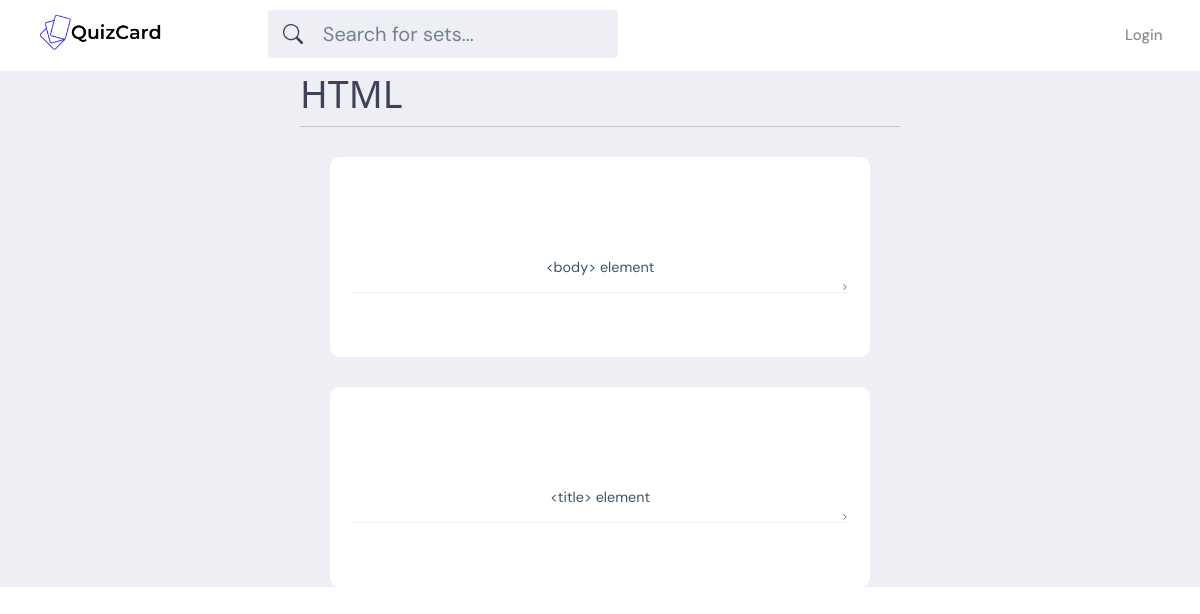
The page /set/3/ on the database its author committed.
### base/models.py (models this page shows, shortened)
class Set(models.Model):
    user = models.ForeignKey(User, on_delete=models.SET_NULL, null=True)
    topic = models.ForeignKey(Topic, on_delete=models.SET_NULL, null=True)
    name = models.CharField(max_length=200)
    updated = models.DateTimeField(auto_now=True)
    created = models.DateTimeField(auto_now_add=True)
    class Meta:
        ordering = ['-updated', '-created']

class Card(models.Model):
    set = models.ForeignKey(Set, on_delete=models.CASCADE)
    front = models.TextField()
    back = models.TextField()
    updated = models.DateTimeField(auto_now=True)
    created = models.DateTimeField(auto_now_add=True)
    class Meta:
        ordering = ['-updated', '-created']

### base/views.py (the view)
# urls.py: path('set/<str:pk>/', views.set, name="set"),
def set(request, pk):
    set = Set.objects.get(id=pk)
    set_cards = set.card_set.all().order_by('-created')
    context = {'set': set, 'set_cards': set_cards}
    return render(request, 'base/set.html', context)

### base/templates/base/set.html (shortened to what this page needs)
{% extends 'main.html' %}
{% block content %}
<div class="card-container content-container">
    <h1>{{set.name}}</h1>
    <hr>
    <div class="card-wrapper">
        {% for card in set_cards %}
            <div class="card-box">
                <details>
                    <summary>
                        <p>{{card.front}}</p>
                    </summary>
                </details>
            </div>
        {% endfor %}
    </div>
</div>
{% endblock content %}

### static/styles/styles.css (style rules this page uses)
:root { --color-main: #3738e2; --color-main-light: #0087FF; --color-dark: #3f4156; --color-dark-medium: #51546e; --color-dark-light: #696d97; --color-light: #fff; --color-gray: #8b8b8b; --color-light-gray: #b2bdbd; --color-bg: #edeff4; --color-success: #5dd693; --color-error: #fc4b0b; }
* { font-family: "DM Sans", -apple-system, BlinkMacSystemFont, "Segoe UI", Roboto, Oxygen, Ubuntu, Cantarell, "Open Sans", "Helvetica Neue", sans-serif; margin: 0; padding: 0; box-sizing: border-box; text-rendering: optimizeLegibility; font-size: inherit; }
html { font-size: 56.25%; }
@media only screen and (min-width: 1200px) { html { font-size: 62.5%; } }
body { line-height: 1.6; font-weight: 400; font-size: 1.5rem; color: var(--color-dark); background-color: var(--color-bg); }
.content-container { width: 50%; margin: auto; }
.card-container h1 { font-size: 2.5em; }
.card-box { min-height: 20rem; margin: 3rem; border-radius: 1rem; padding: 2rem; background-color: #fff; }
.card-box p { text-align: center; font-size: 1.2vw; overflow-wrap: break-word; text-wrap: balance; }
details p { margin: 7.5rem auto auto auto; padding: 1rem; }
details summary { margin: auto auto auto auto; }

### rows shown on the page
Set: name "HTML"
Card: front "<body> element"
Card: front "<title> element"
